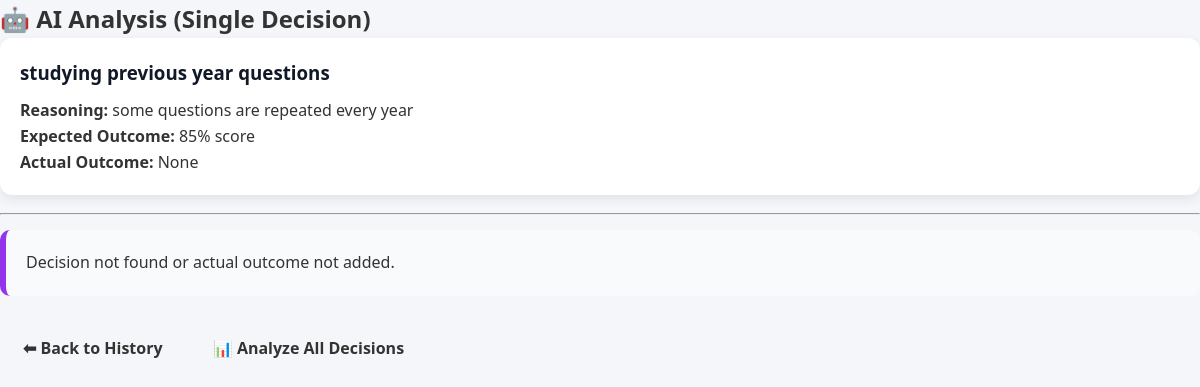
Screenshot of /analyze/1 with the database file from the repository.
### tables this page shows
CREATE TABLE decisions (
id INTEGER PRIMARY KEY AUTOINCREMENT,
title TEXT,
reasoning TEXT,
expected_outcome TEXT,
actual_outcome TEXT,
ai_analysis TEXT
);

### app.py (the view, shortened to what this page needs)
@app.route("/analyze/<int:decision_id>")
def analyze_single(decision_id):
    conn = get_db_connection()
    decision = conn.execute(
        "SELECT * FROM decisions WHERE id=?",
        (decision_id,),
    ).fetchone()
    conn.close()
    if decision is None or decision["actual_outcome"] is None:
        return render_template(
            "analysis_single.html",
            analysis="Decision not found or actual outcome not added.",
            decision=decision,
        )

### app.py (called while the page is built)
def get_db_connection():
    conn = sqlite3.connect("database.db")
    conn.row_factory = sqlite3.Row
    return conn

### templates/analysis_single.html (shortened to what this page needs)
<!DOCTYPE html>
<html>
<head>
    <link rel="stylesheet" href="{{ url_for('static', filename='style.css') }}">
</head>
<body>
<div class="container">
    <h2>🤖 AI Analysis (Single Decision)</h2>
    {% if decision %}
        <div class="card">
            <h3>{{ decision.title }}</h3>
            <p><b>Reasoning:</b> {{ decision.reasoning }}</p>
            <p><b>Expected Outcome:</b> {{ decision.expected_outcome }}</p>
            <p><b>Actual Outcome:</b> {{ decision.actual_outcome }}</p>
        </div>
        <hr>
    {% endif %}
    <div class="analysis-box">
        {% if analysis %}
            {{ analysis | safe }}
        {% else %}
            <p>⚠ AI analysis unavailable for this decision.</p>
        {% endif %}
    </div>
    <br>
    <div class="btn-group">
        <a href="/history" class="btn">⬅ Back to History</a>
        <a href="/analyze-all" class="btn btn-primary">📊 Analyze All Decisions</a>
    </div>
</div>
</body>
</html>

### static/style.css (style rules this page uses)
* { margin: 0; padding: 0; box-sizing: border-box; font-family: "Segoe UI", Arial, sans-serif; }
body { background: #f4f6f9; color: #333; line-height: 1.6; }
.btn { display: inline-block; padding: 10px 18px; border-radius: 8px; text-decoration: none; font-weight: 600; margin: 5px; transition: all 0.3s ease; border: none; cursor: pointer; }
.card { background: #ffffff; border-radius: 12px; padding: 20px; margin-bottom: 18px; box-shadow: 0 4px 12px rgba(0,0,0,0.08); }
.card h3 { margin-bottom: 10px; color: #111827; }
.analysis-box { background: #f9fafb; border-left: 6px solid #9333ea; padding: 20px; border-radius: 10px; margin-top: 15px; }
a { color: inherit; }

### rows the page displays
decisions: title "studying previous year questions", reasoning "some questions are repeated every year", expected_outcome "85% score"

### other values shown
{{ decision.actual_outcome }} "None"
{{ analysis | safe }} "Decision not found or actual outcome not added."
